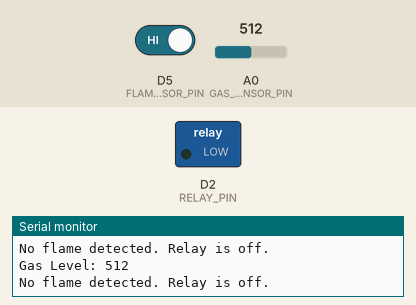
This sketch was run on a simulated ESP8266 (NodeMCU). Parts: switched loads named in the sketch (green lamp = pin HIGH), the last lines printed to the serial monitor. The inputs (shaded band) are chosen by the test bench; at power-on: D5 (FLAME_SENSOR_PIN) HIGH, A0 (GAS_SENSOR_PIN) = 512.

Above: at 1.8 s.
1.9 s: D5 (FLAME_SENSOR_PIN) driven LOW
At 3.1 s:
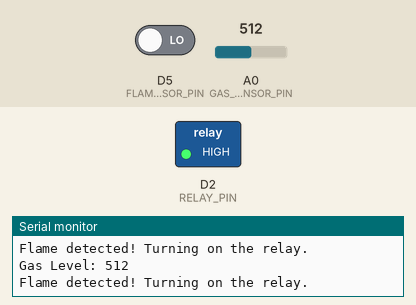
3.5 s: D5 (FLAME_SENSOR_PIN) driven HIGH
At 4.6 s:
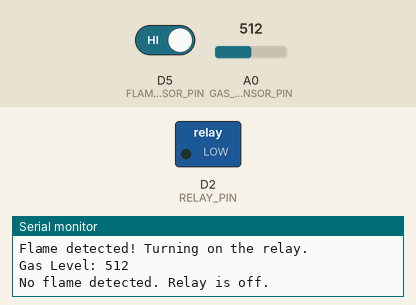
Timing chart, 0 to 6.5 s (numbered marks = the images above; inputs shaded):
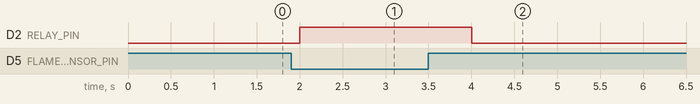

The sketch:

iot.ino
```cpp
#include <ESP8266WiFi.h>

#define FLAME_SENSOR_PIN D5  // Digital pin D1 (GPIO 5)
#define RELAY_PIN D2         // Digital pin D2 (GPIO 4)
#define GAS_SENSOR_PIN A0    // Analog pin A0

void setup() {
  // Initialize serial communication for debugging
  Serial.begin(9600);

  // Set pin modes
  pinMode(FLAME_SENSOR_PIN, INPUT);
  pinMode(RELAY_PIN, OUTPUT);

  // Turn off the relay initially
  digitalWrite(RELAY_PIN, LOW);
}

void loop() {
  // Read the flame sensor state (digital)
  int flameState = digitalRead(FLAME_SENSOR_PIN);

  // Read the gas sensor level (analog)
  int gasLevel = analogRead(GAS_SENSOR_PIN);

  // Print gas level to serial monitor
  Serial.print("Gas Level: ");
  Serial.println(gasLevel);

  // If flame is detected
  if (flameState == LOW) {  // Assuming LOW means flame detected
    Serial.println("Flame detected! Turning on the relay.");
    digitalWrite(RELAY_PIN, HIGH); // Turn on the relay

  } else {
    Serial.println("No flame detected. Relay is off.");
    digitalWrite(RELAY_PIN, LOW); // Turn off the relay
  }

  // Small delay to avoid spamming the serial monitor
  delay(1000);
}
```

Measured:
- after the input at 1.9 s, D2 (RELAY_PIN): LOW → HIGH after 0.10 s
- after the input at 3.5 s, D2 (RELAY_PIN): HIGH → LOW after 0.50 s
